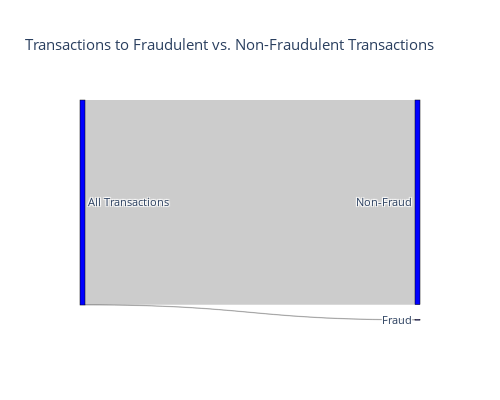

Notebook code cell kept with this figure:
### Markdown cell above
The degree of imbalance `577.88:1 (Non-Fraud:Fraud)` is very high

### Code cell
import plotly.graph_objects as go

# Assuming 'dataset' is your pandas DataFrame with the 'Class' column (0 for non-fraud, 1 for fraud)
class_counts = dataset['Class'].value_counts()
total_transactions = len(dataset)

labels = ["All Transactions", "Non-Fraud", "Fraud"]
source = [0, 0]  # All transactions split into non-fraud and fraud
target = [1, 2]  # Non-fraud and fraud nodes
value = [class_counts[0], class_counts[1]]  # Actual counts for non-fraud and fraud

fig = go.Figure(data=[go.Sankey(
    node=dict(
        pad=15,
        thickness=5,
        line=dict(color="black", width=0.5),
        label=labels,
        color="blue"
    ),
    link=dict(
        source=source,
        target=target,
        value=value
    )
)])

fig.update_layout(
    title_text="Transactions to Fraudulent vs. Non-Fraudulent Transactions",
    font_size=11,
    width=500,
    height=400
)
fig.show()

### Figure 1 — Plotly figure (JSON) as saved in the notebook; plotly's stock layout.template omitted (floating-point values rounded to 4 significant figures)
{"data": [{"link": {"source": [0, 0], "target": [1, 2], "value": [284315, 492]}, "node": {"color": "blue", "label": ["All Transactions", "Non-Fraud", "Fraud"], "line": {"color": "black", "width": 0.5}, "pad": 15, "thickness": 5}, "type": "sankey"}], "layout": {"font": {"size": 11}, "height": 400, "title": {"text": "Transactions to Fraudulent vs. Non-Fraudulent Transactions"}, "width": 500}}
